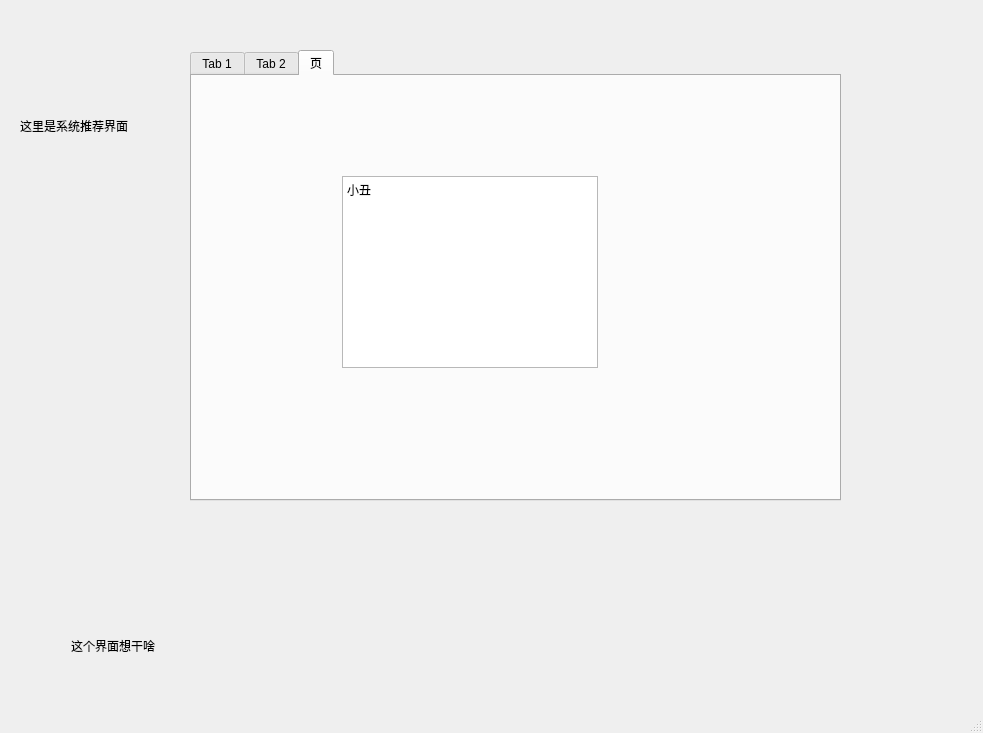
<?xml version="1.0" encoding="UTF-8"?>
<ui version="4.0">
 <class>SysWindow</class>
 <widget class="QMainWindow" name="SysWindow">
  <property name="geometry">
   <rect>
    <x>0</x>
    <y>0</y>
    <width>983</width>
    <height>733</height>
   </rect>
  </property>
  <property name="windowTitle">
   <string>MainWindow</string>
  </property>
  <widget class="QWidget" name="centralwidget">
   <widget class="QLabel" name="label">
    <property name="geometry">
     <rect>
      <x>20</x>
      <y>70</y>
      <width>161</width>
      <height>111</height>
     </rect>
    </property>
    <property name="text">
     <string>这里是系统推荐界面</string>
    </property>
   </widget>
   <widget class="QTabWidget" name="tabWidget">
    <property name="geometry">
     <rect>
      <x>190</x>
      <y>50</y>
      <width>651</width>
      <height>451</height>
     </rect>
    </property>
    <property name="currentIndex">
     <number>2</number>
    </property>
    <widget class="QWidget" name="tab">
     <attribute name="title">
      <string>Tab 1</string>
     </attribute>
     <widget class="QTextBrowser" name="textBrowser">
      <property name="geometry">
       <rect>
        <x>30</x>
        <y>121</y>
        <width>256</width>
        <height>201</height>
       </rect>
      </property>
      <property name="html">
       <string>&lt;!DOCTYPE HTML PUBLIC &quot;-//W3C//DTD HTML 4.0//EN&quot; &quot;http://www.w3.org/TR/REC-html40/strict.dtd&quot;&gt;
&lt;html&gt;&lt;head&gt;&lt;meta name=&quot;qrichtext&quot; content=&quot;1&quot; /&gt;&lt;style type=&quot;text/css&quot;&gt;
p, li { white-space: pre-wrap; }
&lt;/style&gt;&lt;/head&gt;&lt;body style=&quot; font-family:'SimSun'; font-size:9pt; font-weight:400; font-style:normal;&quot;&gt;
&lt;p style=&quot; margin-top:0px; margin-bottom:0px; margin-left:0px; margin-right:0px; -qt-block-indent:0; text-indent:0px;&quot;&gt;学习任务：&lt;/p&gt;
&lt;p style=&quot; margin-top:0px; margin-bottom:0px; margin-left:0px; margin-right:0px; -qt-block-indent:0; text-indent:0px;&quot;&gt;主题：&lt;/p&gt;
&lt;p style=&quot; margin-top:0px; margin-bottom:0px; margin-left:0px; margin-right:0px; -qt-block-indent:0; text-indent:0px;&quot;&gt;我要被十个单词&lt;/p&gt;&lt;/body&gt;&lt;/html&gt;</string>
      </property>
     </widget>
    </widget>
    <widget class="QWidget" name="tab_2">
     <attribute name="title">
      <string>Tab 2</string>
     </attribute>
     <widget class="QTextBrowser" name="textBrowser_2">
      <property name="geometry">
       <rect>
        <x>90</x>
        <y>90</y>
        <width>256</width>
        <height>192</height>
       </rect>
      </property>
      <property name="html">
       <string>&lt;!DOCTYPE HTML PUBLIC &quot;-//W3C//DTD HTML 4.0//EN&quot; &quot;http://www.w3.org/TR/REC-html40/strict.dtd&quot;&gt;
&lt;html&gt;&lt;head&gt;&lt;meta name=&quot;qrichtext&quot; content=&quot;1&quot; /&gt;&lt;style type=&quot;text/css&quot;&gt;
p, li { white-space: pre-wrap; }
&lt;/style&gt;&lt;/head&gt;&lt;body style=&quot; font-family:'SimSun'; font-size:9pt; font-weight:400; font-style:normal;&quot;&gt;
&lt;p style=&quot; margin-top:0px; margin-bottom:0px; margin-left:0px; margin-right:0px; -qt-block-indent:0; text-indent:0px;&quot;&gt;搞笑&lt;/p&gt;
&lt;p style=&quot;-qt-paragraph-type:empty; margin-top:0px; margin-bottom:0px; margin-left:0px; margin-right:0px; -qt-block-indent:0; text-indent:0px;&quot;&gt;&lt;br /&gt;&lt;/p&gt;&lt;/body&gt;&lt;/html&gt;</string>
      </property>
     </widget>
    </widget>
    <widget class="QWidget" name="tab_3">
     <attribute name="title">
      <string>页</string>
     </attribute>
     <widget class="QTextBrowser" name="textBrowser_3">
      <property name="geometry">
       <rect>
        <x>150</x>
        <y>100</y>
        <width>256</width>
        <height>192</height>
       </rect>
      </property>
      <property name="html">
       <string>&lt;!DOCTYPE HTML PUBLIC &quot;-//W3C//DTD HTML 4.0//EN&quot; &quot;http://www.w3.org/TR/REC-html40/strict.dtd&quot;&gt;
&lt;html&gt;&lt;head&gt;&lt;meta name=&quot;qrichtext&quot; content=&quot;1&quot; /&gt;&lt;style type=&quot;text/css&quot;&gt;
p, li { white-space: pre-wrap; }
&lt;/style&gt;&lt;/head&gt;&lt;body style=&quot; font-family:'SimSun'; font-size:9pt; font-weight:400; font-style:normal;&quot;&gt;
&lt;p style=&quot; margin-top:0px; margin-bottom:0px; margin-left:0px; margin-right:0px; -qt-block-indent:0; text-indent:0px;&quot;&gt;小丑&lt;/p&gt;&lt;/body&gt;&lt;/html&gt;</string>
      </property>
     </widget>
    </widget>
   </widget>
   <widget class="QLabel" name="label_2">
    <property name="geometry">
     <rect>
      <x>71</x>
      <y>590</y>
      <width>141</width>
      <height>111</height>
     </rect>
    </property>
    <property name="text">
     <string>这个界面想干啥</string>
    </property>
   </widget>
  </widget>
  <widget class="QStatusBar" name="statusbar"/>
 </widget>
 <resources/>
 <connections/>
</ui>
